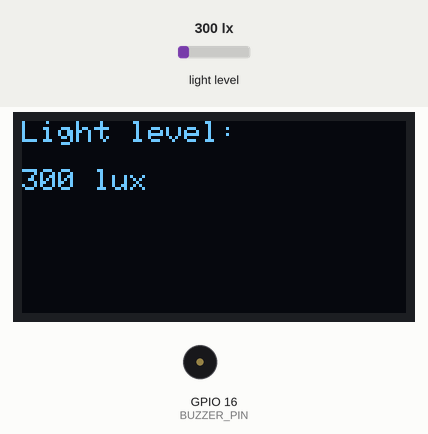
The sketch below on a simulated ESP32. Parts: 128×64 one-colour display, buzzer (waves = sounding). Wiring (inferred from the names in the program): BH1750 light sensor at I2C address 0x23. Inputs (shaded band) come from the test bench; at power-on: light level 300 lx.

Above: at 1.2 s.
1.3 s: light level set to 270 lx
At 1.9 s:
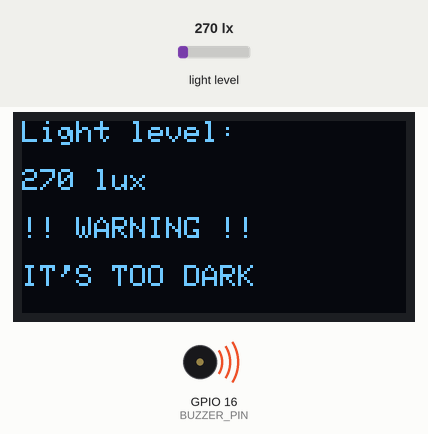
2.9 s: light level set to 40 lx
At 3.7 s:
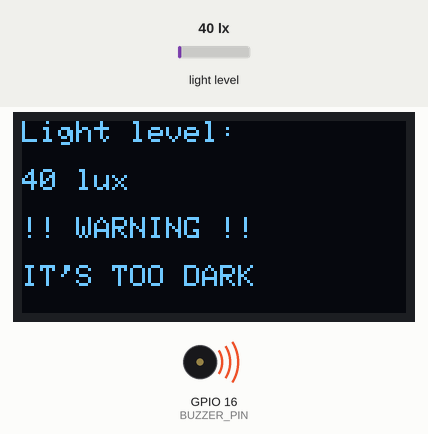
4.4 s: light level set to 500 lx
At 5.7 s:
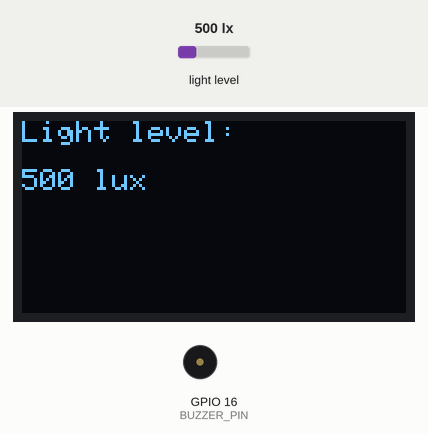
6.0 s: light level set to 1000 lx
At 6.6 s:
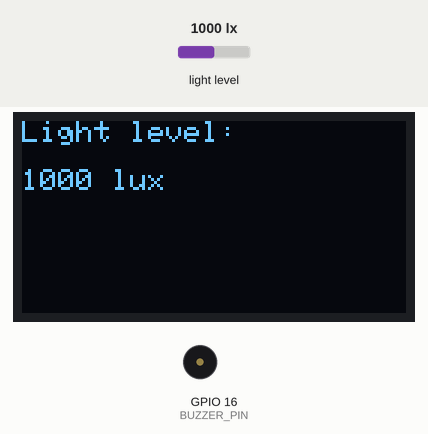
Timing chart, 0 to 8.5 s (numbered marks = the images above; inputs shaded):
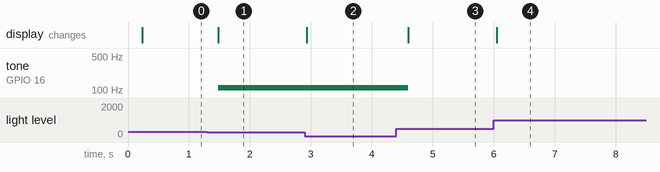

The sketch:

11-hal-light-sensor.ino
```cpp
#include "src/hal/hal_i2c_bus.h"
#include "src/hal/hal_bh1750.h"
#include "src/hal/hal_oled.h"
#include "src/hal/hal_buzzer.h"

#include "src/app/light_alarm_logic.h"
#include "src/app/tasks.h"

void setup() {
  // put your setup code here, to run once:
  Serial.begin(115200);

  hal_i2c_init();
  hal_bh1750_init();
  hal_oled_init();
  hal_buzzer_init();

  luxQueue = xQueueCreate(1, sizeof(uint16_t));

  // Core 0
  xTaskCreatePinnedToCore(SensorTask, "SensorTask", 2048, NULL, 1, NULL, 0);
  // Core 1
  xTaskCreatePinnedToCore(DisplayAlarmTask, "DisplayAlarmTask", 4096, NULL, 1, NULL, 1);
}

void loop() {
  // put your main code here, to run repeatedly:
  vTaskDelete(NULL);

  // Testing
  // hal_oled_show_status(123, false);
  // hal_buzzer_set(true);
}
```

light_alarm_logic.cpp
```cpp
#include "light_alarm_logic.h"

bool decide_alarm(uint16_t lux, uint16_t low_threshold, uint16_t high_threshold) {
  return (lux > low_threshold) && (lux < high_threshold);
}
```

light_alarm_logic.h
```cpp
#ifndef LIGHT_ALARM_LOGIC_H
#define LIGHT_ALARM_LOGIC_H

#include <Arduino.h>

constexpr uint16_t LOW_LIGHT_THRESHOLD = 30;
constexpr uint16_t HIGH_LIGHT_THRESHOLD = 300;

bool decide_alarm(uint16_t lux, uint16_t low_threshold, uint16_t high_threshold);

#endif
```

tasks.cpp
```cpp
// References:
// RTOS Fundamentals by FreeRTOS (https://freertos.org/Documentation/01-FreeRTOS-quick-start/01-Beginners-guide/01-RTOS-fundamentals)
// ESP32 with FreeRTOS (Arduino IDE) – Getting Started: Create Tasks by Random Nerd Tutorials (https://randomnerdtutorials.com/esp32-freertos-arduino-tasks/)

#include "tasks.h"
#include "../hal/hal_bh1750.h"
#include "../hal/hal_oled.h"
#include "../hal/hal_buzzer.h"
#include "light_alarm_logic.h"

QueueHandle_t luxQueue;

// read the sensor and publishes the latest value to the queue
void SensorTask(void *pvParameters) {
  // infinite loop
  // a FreeRTOS task must never return
  for (;;) {
    uint16_t lux = hal_bh1750_read_lux();
    xQueueOverwrite(luxQueue, &lux);
    // give up the CPU for 20ms
    vTaskDelay(pdMS_TO_TICKS(20)); // vTaskDelay() expects a tick count -> call the pdMS_TO_TICKS()
  }
}

// wait for a new lux value and drive outputs
void DisplayAlarmTask(void *pvParameters) {
  uint16_t lux;
  for(;;) {
    if (xQueueReceive(luxQueue, &lux, portMAX_DELAY) == pdTRUE) {
      bool alarm = decide_alarm(lux, LOW_LIGHT_THRESHOLD, HIGH_LIGHT_THRESHOLD);
      hal_oled_show_status(lux, alarm);
      hal_buzzer_set(alarm);
    }
  }
}
```

tasks.h
```cpp
#ifndef TASKS_H
#define TASKS_H

#include <Arduino.h>

extern QueueHandle_t luxQueue;

void SensorTask(void *pvParameters);
void DisplayAlarmTask(void *pvParameters);

#endif
```

hal_bh1750.cpp
```cpp
#include "hal_bh1750.h"
#include <Wire.h>

namespace {
  uint8_t s_addr = BH1750_ADDR;  // static address (static storage duration)
  constexpr uint16_t DELAY_HMODE_MS = 180;
  constexpr uint16_t DELAY_LMODE_MS = 24;
}

void hal_bh1750_init(uint8_t addr) {
  s_addr = addr;
}

uint16_t hal_bh1750_read_lux(uint8_t mode) {
  // clear and power down
  Wire.beginTransmission(s_addr);
  Wire.write(0x00);
  Wire.endTransmission();

  // power up
  Wire.beginTransmission(s_addr);
  Wire.write(0x01);
  Wire.endTransmission();

  // measurement
  Wire.beginTransmission(s_addr);
  Wire.write(mode);
  Wire.endTransmission();

  uint16_t delay_ms = (mode == BH1750_MODE_LRES) ? DELAY_LMODE_MS : DELAY_HMODE_MS;
  delay(delay_ms);

  Wire.requestFrom(s_addr, (uint8_t)2);
  uint8_t high_byte = Wire.read();  // i2c smallest uint = 1 byte
  uint8_t low_byte = Wire.read();

  // power down again
  Wire.beginTransmission(s_addr);
  Wire.write(0x00);
  Wire.endTransmission();

  uint32_t raw = ((uint32_t)high_byte << 24) | ((uint32_t)low_byte << 16);  // avoid overflow
  return (uint16_t)(raw / 78642);
}
```

hal_bh1750.h
```cpp
#ifndef HAL_BH1750_H
#define HAL_BH1750_H

#include <Arduino.h>

constexpr uint8_t BH1750_ADDR = 0x23;
constexpr uint8_t BH1750_MODE_HRES1 = 0x20;
constexpr uint8_t BH1750_MODE_HRES2 = 0x21;
constexpr uint8_t BH1750_MODE_LRES = 0x23;

void     hal_bh1750_init(uint8_t addr = BH1750_ADDR);
uint16_t hal_bh1750_read_lux(uint8_t mode = BH1750_MODE_HRES1);

#endif
```

hal_buzzer.cpp
```cpp
#include "hal_buzzer.h"

void hal_buzzer_init() {
  ledcAttach(BUZZER_PIN, BUZZER_FREQ_HZ, BUZZER_RESOLUTION_BITS);
}

void hal_buzzer_set(bool on) {
  ledcWrite(BUZZER_PIN, on ? BUZZER_DUTY_ON : 0);
}
```

hal_buzzer.h
```cpp
#ifndef HAL_BUZZER_H
#define HAL_BUZZER_H

#include <Arduino.h>

constexpr uint8_t BUZZER_PIN = 16;
constexpr uint16_t BUZZER_FREQ_HZ = 110;
constexpr uint8_t BUZZER_RESOLUTION_BITS = 8;
constexpr uint8_t BUZZER_DUTY_ON = 128;

void hal_buzzer_init();
void hal_buzzer_set(bool on);

#endif
```

hal_i2c_bus.cpp
```cpp
#include "hal_i2c_bus.h"
#include <Wire.h>

void hal_i2c_init() {
  Wire.begin(I2C_SDA_PIN, I2C_SCL_PIN);
}
```

hal_i2c_bus.h
```cpp
#ifndef HAL_I2C_BUS_H
#define HAL_I2C_BUS_H

#include <Arduino.h>

constexpr uint8_t I2C_SCL_PIN = 22;
constexpr uint8_t I2C_SDA_PIN = 21;

void hal_i2c_init();

#endif
```

hal_oled.cpp
```cpp
#include "hal_oled.h"
#include <Wire.h>
#include <Adafruit_GFX.h>
#include <Adafruit_SSD1306.h>

namespace {
  Adafruit_SSD1306 s_display(OLED_WIDTH, OLED_HEIGHT, &Wire, -1);
}

void hal_oled_init() {
  if(!s_display.begin(SSD1306_SWITCHCAPVCC, OLED_I2C_ADDR)) {
    Serial.println("OLED init failed");
    while(true) {
      delay(1000);
    }
  }
  s_display.setTextColor(SSD1306_WHITE);
  s_display.setTextSize(1);
}

void hal_oled_show_status(uint16_t lux, bool alarm_active) {
  s_display.clearDisplay();

  s_display.setCursor(0, 0);
  s_display.print("Light level:");
  s_display.setCursor(0, 16);
  s_display.print(lux);
  s_display.print(" lux");

  if (alarm_active) {
    s_display.setCursor(0, 32);
    s_display.print("!! WARNING !!");
    s_display.setCursor(0, 48);
    s_display.print("IT'S TOO DARK");
  }

  s_display.display();
}
```

hal_oled.h
```cpp
#ifndef HAL_OLED_H
#define HAL_OLED_H

#include <Arduino.h>

constexpr uint8_t OLED_WIDTH = 128;
constexpr uint8_t OLED_HEIGHT = 64;
constexpr uint8_t OLED_I2C_ADDR = 0x3C;

void hal_oled_init();
void hal_oled_show_status(uint16_t lux, bool alarm_active);

#endif
```

Measured:
- the behaviour switches between 300 and 299 lx on light level (found by bisection; images 0 and 1)
- after the input at 1.3 s, tone on GPIO 16 (BUZZER_PIN): silent → 110 Hz after 0.18 s; the display: first differs from a run without the input after 0.18 s (image 1)
- after the input at 2.9 s, the display: changes at once (image 2)
- after the input at 4.4 s, tone on GPIO 16 (BUZZER_PIN): 110 Hz → silent after 0.20 s; the display: first differs from a run without the input after 0.20 s (image 3)
- after the input at 6.0 s, the display: changes after 0.05 s (image 4)
